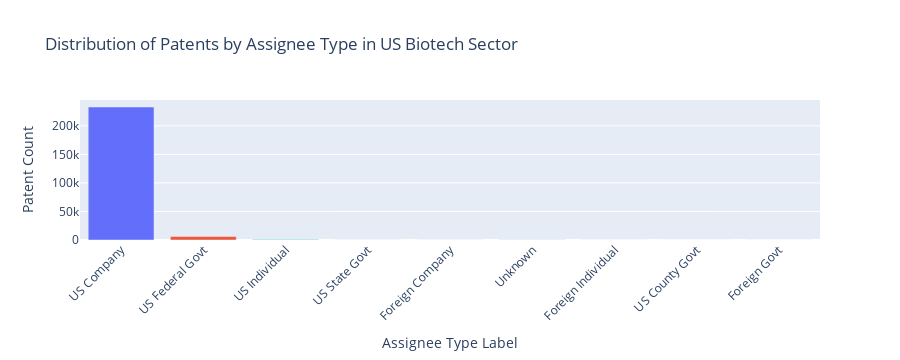

The cell this chart's notebook holds for it:
### Code cell
# Create a bar graph of biotech US data grouped by assignee labels
fig = px.bar(
    grouped_biotech_data_US,
    x="assignee_label",
    y="patent_count",
    color="assignee_type",
    title="Distribution of Patents by Assignee Type in US Biotech Sector",
    labels={"assignee_label": "Assignee Type Label", "patent_count": "Patent Count"},
    color_continuous_scale="viridis",
)

# Update layout to rotate x-axis labels
fig.update_layout(xaxis_tickangle=-45, showlegend=False)

fig.show()

### Figure 1 — Plotly figure (JSON) as saved in the notebook; plotly's stock layout.template omitted (floating-point values rounded to 4 significant figures)
{"data": [{"alignmentgroup": "True", "hovertemplate": "assignee_type=2<br>Assignee Type Label=%{x}<br>Patent Count=%{y}<extra></extra>", "legendgroup": "2", "marker": {"color": "#636efa", "pattern": {"shape": ""}}, "name": "2", "offsetgroup": "2", "orientation": "v", "showlegend": true, "textposition": "auto", "type": "bar", "x": ["US Company"], "xaxis": "x", "y": [232989], "yaxis": "y"}, {"alignmentgroup": "True", "hovertemplate": "assignee_type=6<br>Assignee Type Label=%{x}<br>Patent Count=%{y}<extra></extra>", "legendgroup": "6", "marker": {"color": "#EF553B", "pattern": {"shape": ""}}, "name": "6", "offsetgroup": "6", "orientation": "v", "showlegend": true, "textposition": "auto", "type": "bar", "x": ["US Federal Govt"], "xaxis": "x", "y": [6095], "yaxis": "y"}, {"alignmentgroup": "True", "hovertemplate": "assignee_type=4<br>Assignee Type Label=%{x}<br>Patent Count=%{y}<extra></extra>", "legendgroup": "4", "marker": {"color": "#00cc96", "pattern": {"shape": ""}}, "name": "4", "offsetgroup": "4", "orientation": "v", "showlegend": true, "textposition": "auto", "type": "bar", "x": ["US Individual"], "xaxis": "x", "y": [807], "yaxis": "y"}, {"alignmentgroup": "True", "hovertemplate": "assignee_type=9<br>Assignee Type Label=%{x}<br>Patent Count=%{y}<extra></extra>", "legendgroup": "9", "marker": {"color": "#ab63fa", "pattern": {"shape": ""}}, "name": "9", "offsetgroup": "9", "orientation": "v", "showlegend": true, "textposition": "auto", "type": "bar", "x": ["US State Govt"], "xaxis": "x", "y": [157], "yaxis": "y"}, {"alignmentgroup": "True", "hovertemplate": "assignee_type=3<br>Assignee Type Label=%{x}<br>Patent Count=%{y}<extra></extra>", "legendgroup": "3", "marker": {"color": "#FFA15A", "pattern": {"shape": ""}}, "name": "3", "offsetgroup": "3", "orientation": "v", "showlegend": true, "textposition": "auto", "type": "bar", "x": ["Foreign Company"], "xaxis": "x", "y": [151], "yaxis": "y"}, {"alignmentgroup": "True", "hovertemplate": "assignee_type=12<br>Assignee Type Label=%{x}<br>Patent Count=%{y}<extra></extra>", "legendgroup": "12", "marker": {"color": "#19d3f3", "pattern": {"shape": ""}}, "name": "12", "offsetgroup": "12", "orientation": "v", "showlegend": true, "textposition": "auto", "type": "bar", "x": ["Unknown"], "xaxis": "x", "y": [15], "yaxis": "y"}, {"alignmentgroup": "True", "hovertemplate": "assignee_type=5<br>Assignee Type Label=%{x}<br>Patent Count=%{y}<extra></extra>", "legendgroup": "5", "marker": {"color": "#FF6692", "pattern": {"shape": ""}}, "name": "5", "offsetgroup": "5", "orientation": "v", "showlegend": true, "textposition": "auto", "type": "bar", "x": ["Foreign Individual"], "xaxis": "x", "y": [9], "yaxis": "y"}, {"alignmentgroup": "True", "hovertemplate": "assignee_type=14<br>Assignee Type Label=%{x}<br>Patent Count=%{y}<extra></extra>", "legendgroup": "14", "marker": {"color": "#B6E880", "pattern": {"shape": ""}}, "name": "14", "offsetgroup": "14", "orientation": "v", "showlegend": true, "textposition": "auto", "type": "bar", "x": ["Unknown"], "xaxis": "x", "y": [8], "yaxis": "y"}, {"alignmentgroup": "True", "hovertemplate": "assignee_type=8<br>Assignee Type Label=%{x}<br>Patent Count=%{y}<extra></extra>", "legendgroup": "8", "marker": {"color": "#FF97FF", "pattern": {"shape": ""}}, "name": "8", "offsetgroup": "8", "orientation": "v", "showlegend": true, "textposition": "auto", "type": "bar", "x": ["US County Govt"], "xaxis": "x", "y": [6], "yaxis": "y"}, {"alignmentgroup": "True", "hovertemplate": "assignee_type=7<br>Assignee Type Label=%{x}<br>Patent Count=%{y}<extra></extra>", "legendgroup": "7", "marker": {"color": "#636efa", "pattern": {"shape": ""}}, "name": "7", "offsetgroup": "7", "orientation": "v", "showlegend": true, "textposition": "auto", "type": "bar", "x": ["Foreign Govt"], "xaxis": "x", "y": [2], "yaxis": "y"}, {"alignmentgroup": "True", "hovertemplate": "assignee_type=0<br>Assignee Type Label=%{x}<br>Patent Count=%{y}<extra></extra>", "legendgroup": "0", "marker": {"color": "#EF553B", "pattern": {"shape": ""}}, "name": "0", "offsetgroup": "0", "orientation": "v", "showlegend": true, "textposition": "auto", "type": "bar", "x": ["Unknown"], "xaxis": "x", "y": [1], "yaxis": "y"}], "layout": {"barmode": "relative", "height": 360, "legend": {"title": {"text": "assignee_type"}, "tracegroupgap": 0}, "showlegend": false, "title": {"text": "Distribution of Patents by Assignee Type in US Biotech Sector"}, "xaxis": {"anchor": "y", "autorange": true, "domain": [0, 1], "range": [-0.5, 8.5], "tickangle": -45, "title": {"text": "Assignee Type Label"}, "type": "category"}, "yaxis": {"anchor": "x", "autorange": true, "domain": [0, 1], "range": [0, 245300.0], "title": {"text": "Patent Count"}, "type": "linear"}}}
